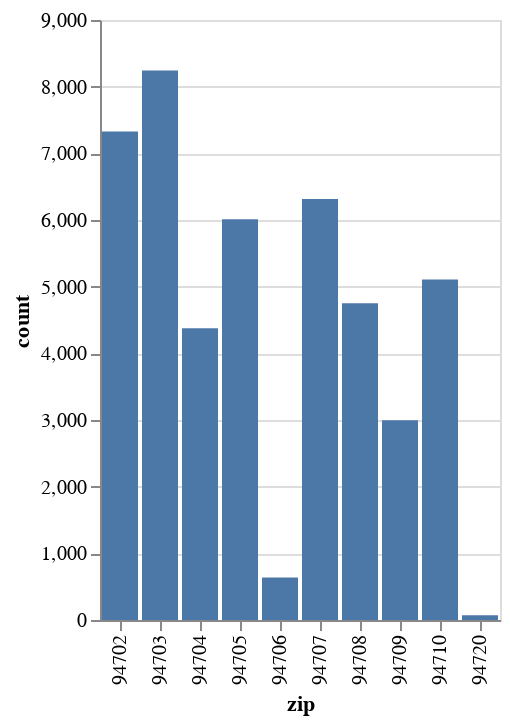

The cell this chart's notebook holds for it:
### Code cell
alt.Chart(tree_count_by_zip).mark_bar().encode(
    x='zip',
    y='count'
)

### Figure 1 — Vega-Lite specification as saved in the notebook (floating-point values rounded to 4 significant figures)
{"config": {"view": {"continuousWidth": 400, "continuousHeight": 300}}, "data": {"name": "data-77d9ece7f6c56af224a424ab19159d3f"}, "mark": "bar", "encoding": {"x": {"type": "nominal", "field": "zip"}, "y": {"type": "quantitative", "field": "count"}}, "$schema": "https://vega.github.io/schema/vega-lite/v4.8.1.json", "datasets": {"data-77d9ece7f6c56af224a424ab19159d3f": [{"zip": "94702", "count": 7328}, {"zip": "94703", "count": 8241}, {"zip": "94704", "count": 4377}, {"zip": "94705", "count": 6011}, {"zip": "94706", "count": 637}, {"zip": "94707", "count": 6316}, {"zip": "94708", "count": 4753}, {"zip": "94709", "count": 2996}, {"zip": "94710", "count": 5109}, {"zip": "94720", "count": 71}]}}
